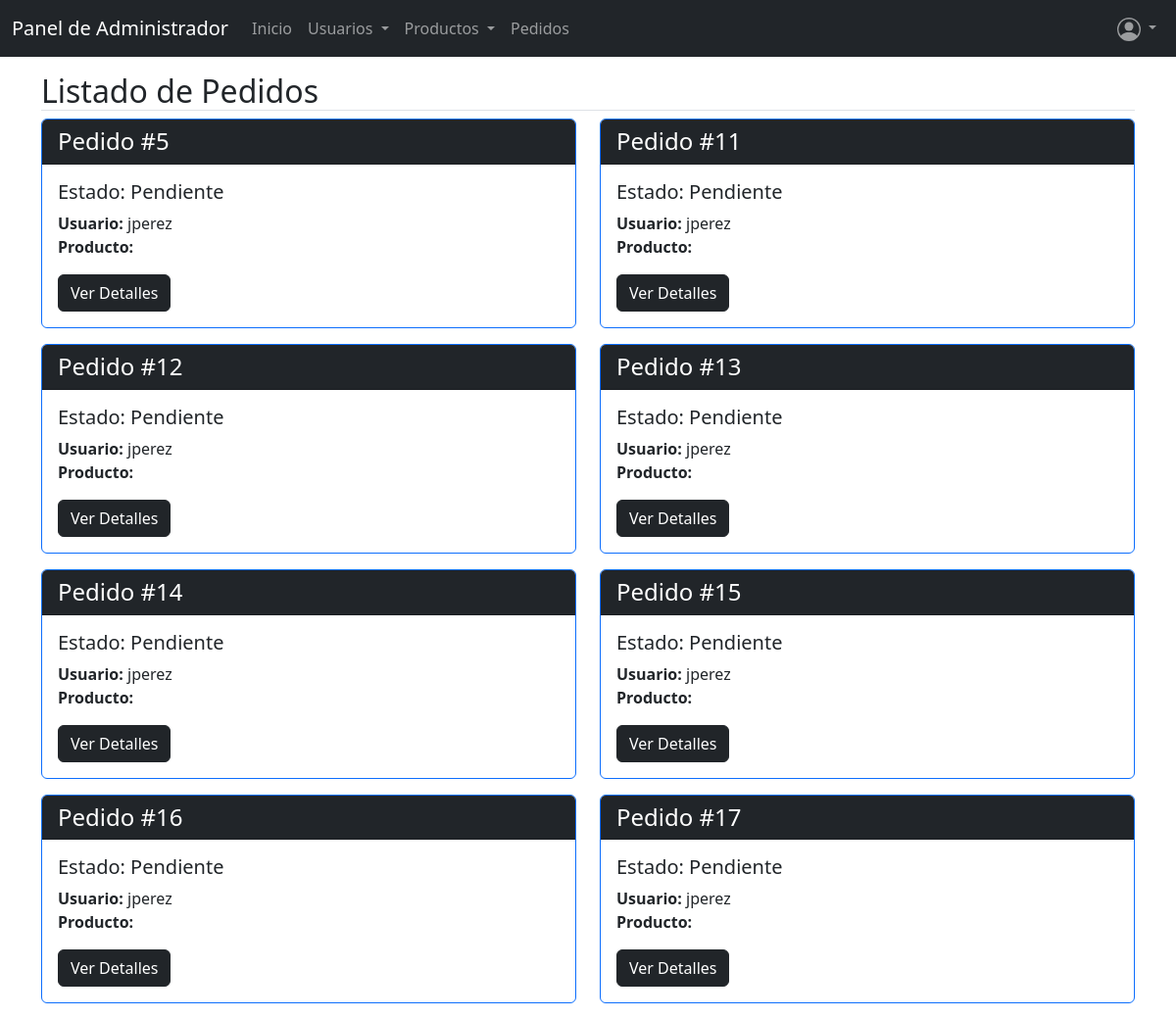
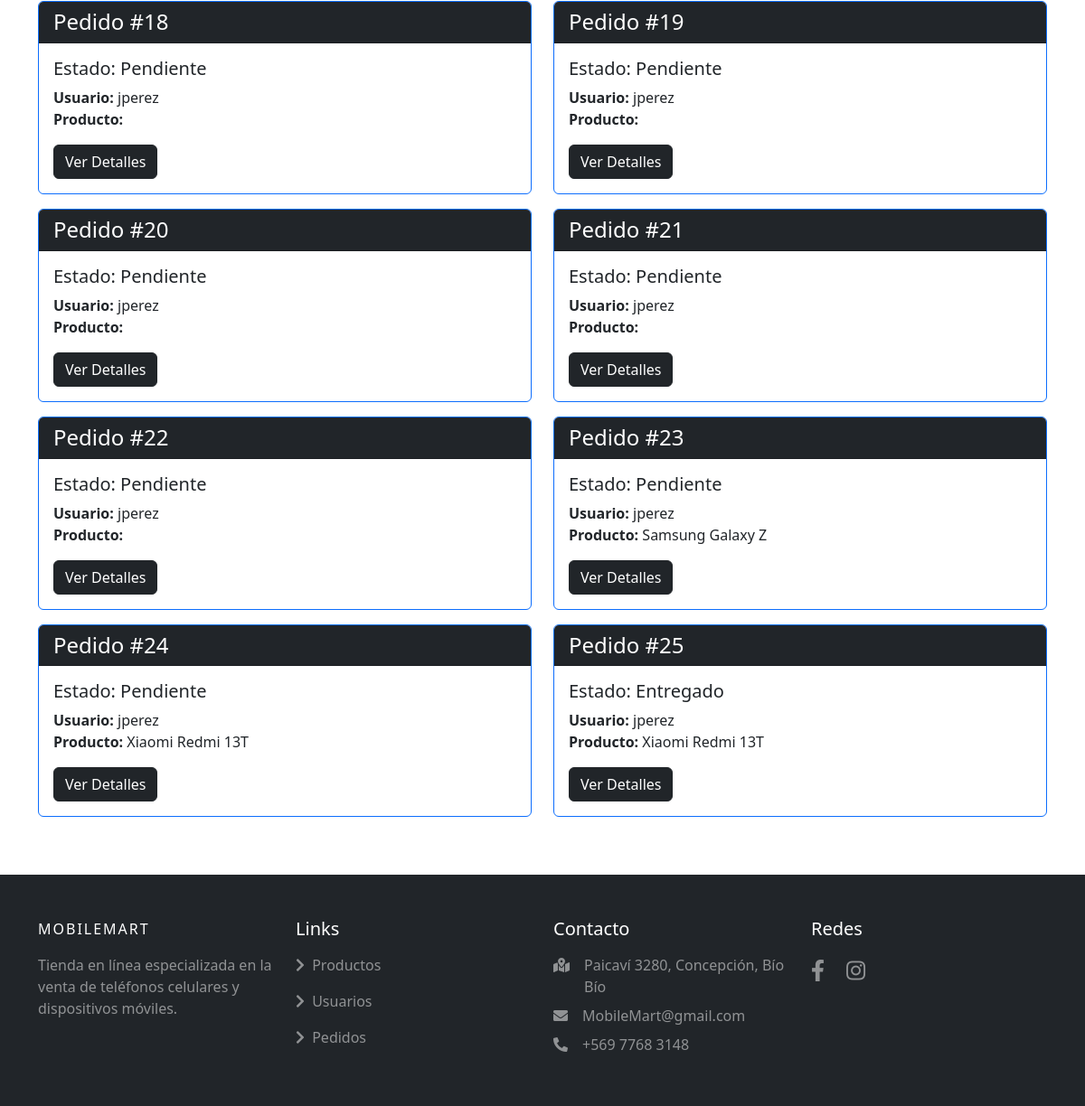
The app's page /listadopedidos/ (signed in), older data (2 pictures, top to bottom).
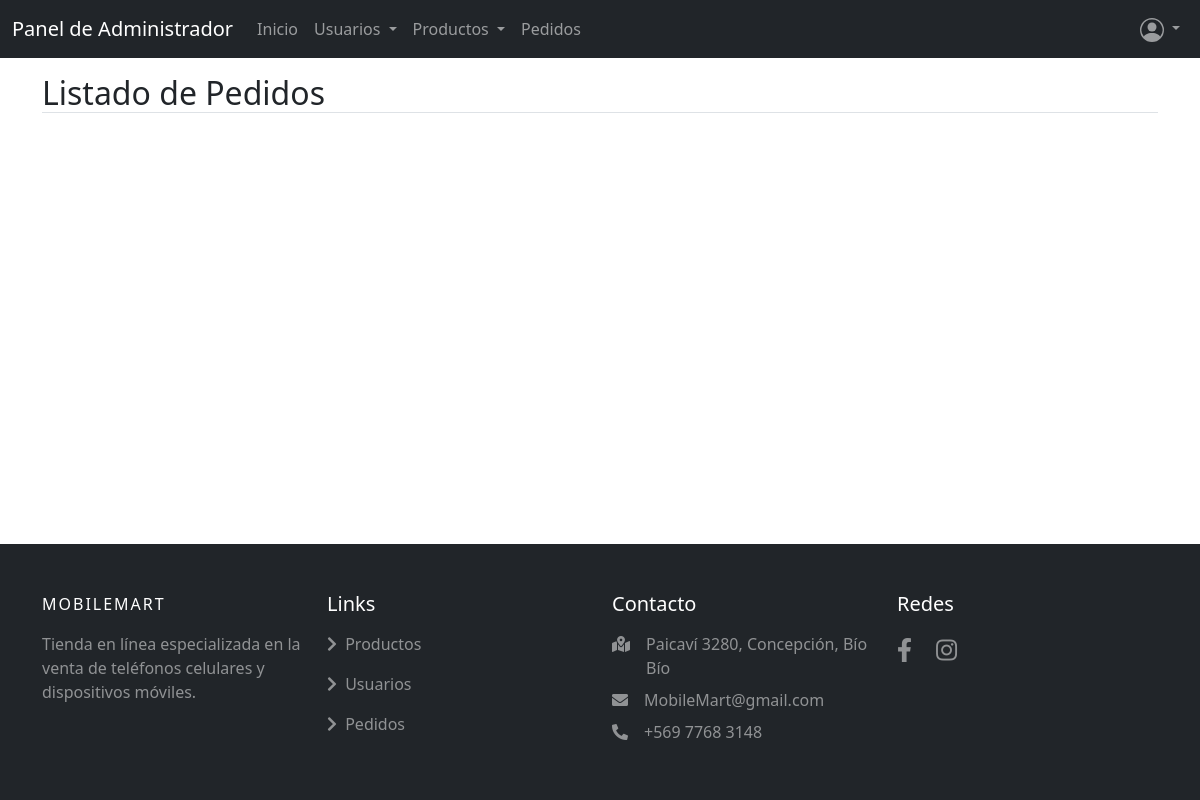
The same page, newer data.
### mobilemart/models.py (models this page shows, shortened)
class Pedido(models.Model):
    usuario = models.ForeignKey(settings.AUTH_USER_MODEL, on_delete=models.PROTECT)
    fecha_pedido = models.DateTimeField(auto_now_add=True)
    total = models.IntegerField(default=0, validators=[MinValueValidator(0)])
    estado = models.CharField(max_length=20, choices=ESTADO_PEDIDO, default='Pendiente')

class CustomUser(AbstractBaseUser, PermissionsMixin):
    rut=models.CharField(max_length=12, validators=[validar_rut])
    nombre = models.CharField(max_length=50, validators=[MinLengthValidator(3, message=("El nombre debe tener al menos 3 caracteres"))])
    apellido = models.CharField(max_length=50,  validators=[MinLengthValidator(3, message=("El apellido debe tener al menos 3 caracteres"))])
    email = models.EmailField(unique=True)
    username=models.CharField("Nombre de usuario", max_length=50, validators=[MinLengthValidator(3, message=("El nombre de usuario debe tener al menos 3 caracteres"))])
    is_active = models.BooleanField(default=True)
    is_staff = models.BooleanField(default=False)
    telefono = models.CharField(verbose_name="Teléfono", max_length=10, validators=[RegexValidator(r'^\d{9}$', 'El teléfono debe contener exactamente 9 números.')])
    region = models.CharField(verbose_name="Región", max_length=100)  # Nuevo campo
    comuna = models.CharField(max_length=100)  # Nuevo campo
    direccion = models.CharField(verbose_name="Dirección",max_length=255)  # Nuevo campo
    num_departamento = models.CharField(verbose_name="N° de departamento (si aplica)", max_length=10, blank=True)  # Nuevo campo
    objects = CustomUserManager()
    USERNAME_FIELD = 'email'
    REQUIRED_FIELDS = ['nombre', 'apellido']

class DetallePedido(models.Model):
    pedido = models.ForeignKey(Pedido, related_name='detalles', on_delete=models.CASCADE)
    celular = models.ForeignKey(Celular, on_delete=models.CASCADE)
    cantidad = models.PositiveIntegerField(default=1)
    precio = models.IntegerField(default=0, validators=[MinValueValidator(0)])

class Celular(models.Model):
    modelo=models.CharField(max_length=50, null=False)
    marca=models.CharField(max_length=20, null=False, choices=MARCA)
    precio=models.IntegerField(default=0, validators=[MinValueValidator(0)])
    especificaciones=models.CharField(max_length=500, null=False)
    foto=models.ImageField(upload_to='celulares', null=True)

### mobilemart/views.py (the view)
# urls.py: path('listadopedidos/', listadopedidos, name='listadopedidos'),
@user_passes_test(lambda u: u.is_superuser)
def listadopedidos(request):
    pedidos = Pedido.objects.all()
    return render(request, 'mobilemart/listadopedidos.html', {'pedidos': pedidos})

### mobilemart/templates/mobilemart/listadopedidos.html (shortened to what this page needs)
{% extends 'mobilemart/baseadmin.html' %}
{% load static %}
{% block contenido %}
<section>
    <div class="container mt-3 mb-5">
        <h2 class="border-bottom">Listado de Pedidos</h2>
        <div class="row">
            {% for pedido in pedidos %}
            <div class="col-md-6">
                <div class="card border-primary mb-3">
                    <div class="card-header bg-dark text-white">
                        <h4 class="mb-0">Pedido #{{ pedido.id }}</h4>
                    </div>
                    <div class="card-body">
                        <h5 class="card-title">Estado: {{ pedido.estado }}</h5>
                        <p class="card-text">
                            <strong>Usuario:</strong> {{ pedido.usuario.username }}<br>
                            <strong>Producto:</strong> {% for detalle in pedido.detalles.all %}{{ detalle.celular.modelo }} {% endfor %}
                        </p>
                        <a href="{% url 'detallepedido' pedido.id %}" class="btn btn-dark">Ver Detalles</a>
                    </div>
                </div>
            </div>
            {% endfor %}
        </div>
    </div>
</section>
{% endblock contenido %}

Row changes from the older to the newer data that the page shows:
removed Pedido: id "5", estado "Pendiente", usuario.username "jperez"
removed Pedido: id "11", estado "Pendiente", usuario.username "jperez"
removed Pedido: id "12", estado "Pendiente", usuario.username "jperez"
removed Pedido: id "13", estado "Pendiente", usuario.username "jperez"
removed Pedido: id "14", estado "Pendiente", usuario.username "jperez"
removed Pedido: id "15", estado "Pendiente", usuario.username "jperez"
removed Pedido: id "16", estado "Pendiente", usuario.username "jperez"
removed Pedido: id "17", estado "Pendiente", usuario.username "jperez"
removed Pedido: id "18", estado "Pendiente", usuario.username "jperez"
removed Pedido: id "19", estado "Pendiente", usuario.username "jperez"
removed Pedido: id "20", estado "Pendiente", usuario.username "jperez"
removed Pedido: id "21", estado "Pendiente", usuario.username "jperez"
removed Pedido: id "22", estado "Pendiente", usuario.username "jperez"
removed Pedido: id "23", estado "Pendiente", usuario.username "jperez"
removed DetallePedido: celular.modelo "Samsung Galaxy Z", shown under "23"
removed Pedido: id "24", estado "Pendiente", usuario.username "jperez"
removed DetallePedido: celular.modelo "Xiaomi Redmi 13T", shown under "24"
removed Pedido: id "25", estado "Entregado", usuario.username "jperez"
removed DetallePedido: celular.modelo "Xiaomi Redmi 13T", shown under "25"
